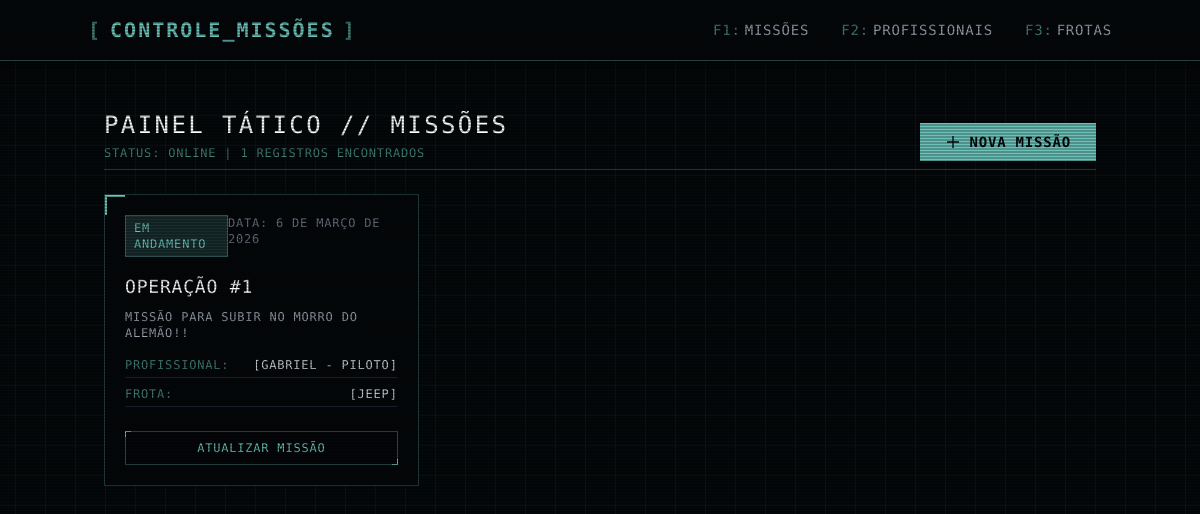
The app's page /, older data.
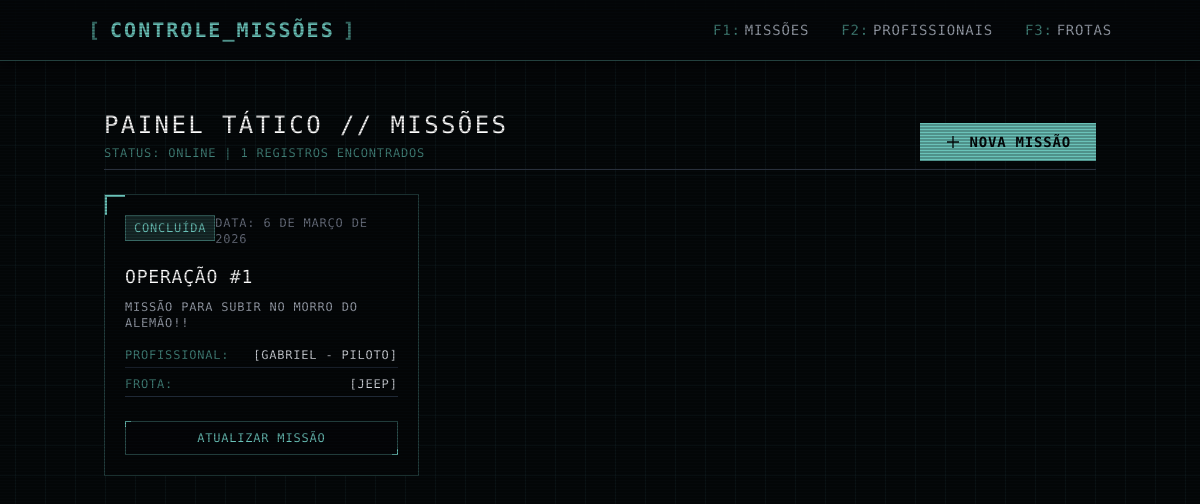
The same page, newer data.
### mission/models.py (models this page shows, shortened)
class Mission(models.Model):
    mission_date = models.DateField(verbose_name="Data da Missão")
    description = models.TextField(max_length=1000, verbose_name="Descrição")
    operator_professional = models.ManyToManyField(
        OperatorProfessional,
        verbose_name="Profissional Alocado",
        related_name="professional_missions"
    )
    operator_fleet = models.ManyToManyField(
        OperatorFleet,
        verbose_name="Frota Alocada",
        related_name="fleet_missions"
    )
    status = models.CharField(
        choices=[
            ("Em execução", "Em execução"),
            ("Finalizada", "Finalizada")
        ]
    )
    class Meta:
        ordering = ["mission_date"]
        verbose_name = "Missão"
        verbose_name_plural = "Missões"

### mission/views.py (the view)
# urls.py: path('', MissionListView.as_view(), name='list_missions'),
class MissionListView(ListView):
    model = Mission
    template_name = 'list_missions.html'
    context_object_name = 'missions'

### core/templates/list_missions.html
{% extends 'base.html' %}
{% block content %}
        <div class="flex justify-between items-end mb-6 border-b border-gray-700 pb-2">
            <div>
                <h1 class="text-2xl text-white tracking-widest">Painel Tático // Missões</h1>
                <p class="text-xs text-[#42827a] mt-1">STATUS: ONLINE | {{ missions.count }} REGISTROS ENCONTRADOS</p>
            </div>
            <a href="{% url 'create_mission' %}" class="btn-primary px-6 py-2 text-sm flex items-center gap-2 cursor-pointer">
                <svg class="w-4 h-4" fill="none" stroke="currentColor" viewBox="0 0 24 24"><path stroke-linecap="square" stroke-linejoin="miter" stroke-width="2" d="M12 4v16m8-8H4"></path></svg>
                Nova Missão
            </a>
        </div>
        <div class="grid grid-cols-1 md:grid-cols-2 lg:grid-cols-3 gap-6">
            {% for mission in missions %}
            <div class="sci-fi-panel p-5 flex flex-col justify-between">
                <div>
                    <div class="flex justify-between items-start mb-4">
                        <span class="text-xs bg-[#6ac2b9]/20 text-[#6ac2b9] px-2 py-1 border border-[#6ac2b9]/40">
                            {% if mission.status == "Em execução" %}
                            EM ANDAMENTO
                            {% else %}
                            CONCLUÍDA
                            {% endif %}
                        </span>
                        <span class="text-xs text-gray-500">Data: {{ mission.mission_date }}</span>
                    </div>
                    <h3 class="text-lg text-white mb-2">OPERAÇÃO #{{ mission.id }}</h3>
                    <p class="text-xs text-gray-400 mb-4 line-clamp-2">{{ mission.description }}</p>
                    <div class="space-y-2 text-xs mb-6">
                        <div class="flex justify-between border-b border-gray-800 pb-1">
                            <span class="text-[#42827a]">PROFISSIONAL:</span>
                            {% for professional in mission.operator_professional.all %}
                            <span class="text-gray-300">[{{ professional.name }} - {{ professional.role }}] </span>
                            {% endfor %}
                        </div>
                        <div class="flex justify-between border-b border-gray-800 pb-1">
                            <span class="text-[#42827a]">FROTA:</span>
                            {% for fleet in mission.operator_fleet.all %}
                            <span class="text-gray-300">[{{ fleet.fleet_model }}] </span>
                            {% endfor %}
                        </div>
                    </div>
                </div>
                <div class="flex gap-3">
                    <a href="{% url 'update_mission' mission.id %}" class="btn-tactical flex-1 py-2 text-xs cursor-pointer text-center">Atualizar Missão</a>
                </div>
            </div>
            {% endfor %}
        </div>
{% endblock %}

Row changes from the older to the newer data that the page shows:
changed Mission "MISSÃO PARA SUBIR NO MORRO DO ALEMÃO!!": status "EM ANDAMENTO" → "CONCLUÍDA"
